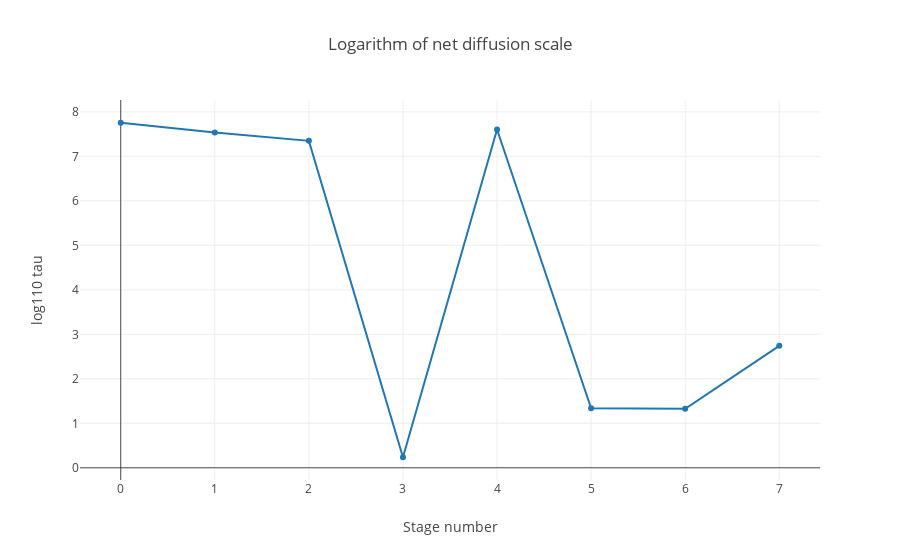

Here is the notebook cell this chart was saved with:
### Code cell
Plotly([
    {
        y : parametersEachStage.log10_tau
    }
],{
    
    title : "Logarithm of net diffusion scale",
    xaxis : {
        title : "Stage number"
    },
    yaxis : {
        title : "log110 tau"
    }

})

### Figure 1 — Plotly figure (JSON) as saved in the notebook; plotly's stock layout.template omitted (floating-point values rounded to 4 significant figures)
{"data": [{"uid": "a0f781", "y": ["7.754748604549491", "7.537963310467361", "7.347413404744607", "0.2371697290225152", "7.603480522903089", "1.3377630426987457", "1.3270621486090661", "2.7406597204592673"]}], "layout": {"autosize": true, "title": "Logarithm of net diffusion scale", "xaxis": {"autorange": true, "range": [-0.4232, 7.423], "title": "Stage number"}, "yaxis": {"autorange": true, "range": [-0.3135, 8.305], "title": "log110 tau", "type": "linear"}}}
